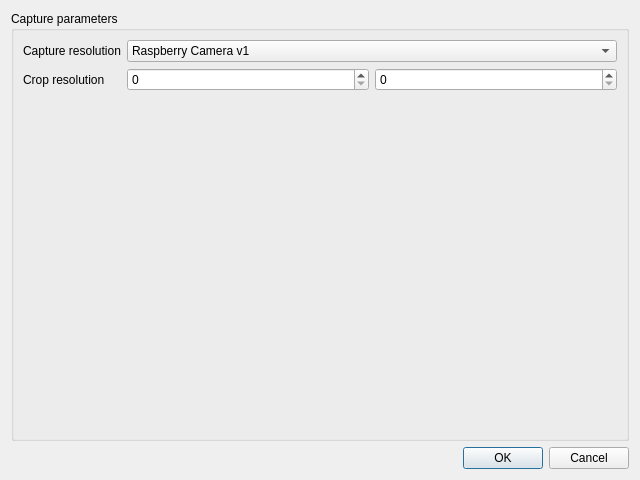
<?xml version="1.0" encoding="UTF-8"?>
<ui version="4.0">
 <class>SettingsDialog</class>
 <widget class="QDialog" name="SettingsDialog">
  <property name="geometry">
   <rect>
    <x>0</x>
    <y>0</y>
    <width>640</width>
    <height>480</height>
   </rect>
  </property>
  <property name="windowTitle">
   <string>Dialog</string>
  </property>
  <layout class="QVBoxLayout" name="verticalLayout">
   <item>
    <widget class="QGroupBox" name="groupBox">
     <property name="title">
      <string>Capture parameters</string>
     </property>
     <layout class="QFormLayout" name="formLayout">
      <item row="0" column="0">
       <widget class="QLabel" name="label">
        <property name="text">
         <string>Capture resolution</string>
        </property>
       </widget>
      </item>
      <item row="0" column="1">
       <widget class="QComboBox" name="captureResolutionBox">
        <item>
         <property name="text">
          <string>Raspberry Camera v1</string>
         </property>
        </item>
        <item>
         <property name="text">
          <string>Raspberry Camera v2</string>
         </property>
        </item>
       </widget>
      </item>
      <item row="1" column="0">
       <widget class="QLabel" name="label_2">
        <property name="text">
         <string>Crop resolution</string>
        </property>
       </widget>
      </item>
      <item row="1" column="1">
       <layout class="QHBoxLayout" name="horizontalLayout">
        <item>
         <widget class="QSpinBox" name="cropResolutionX"/>
        </item>
        <item>
         <widget class="QSpinBox" name="cropResolutionY"/>
        </item>
       </layout>
      </item>
     </layout>
    </widget>
   </item>
   <item>
    <widget class="QDialogButtonBox" name="buttonBox">
     <property name="orientation">
      <enum>Qt::Horizontal</enum>
     </property>
     <property name="standardButtons">
      <set>QDialogButtonBox::Cancel|QDialogButtonBox::Ok</set>
     </property>
    </widget>
   </item>
  </layout>
 </widget>
 <resources/>
 <connections>
  <connection>
   <sender>buttonBox</sender>
   <signal>accepted()</signal>
   <receiver>SettingsDialog</receiver>
   <slot>accept()</slot>
   <hints>
    <hint type="sourcelabel">
     <x>248</x>
     <y>254</y>
    </hint>
    <hint type="destinationlabel">
     <x>157</x>
     <y>274</y>
    </hint>
   </hints>
  </connection>
  <connection>
   <sender>buttonBox</sender>
   <signal>rejected()</signal>
   <receiver>SettingsDialog</receiver>
   <slot>reject()</slot>
   <hints>
    <hint type="sourcelabel">
     <x>316</x>
     <y>260</y>
    </hint>
    <hint type="destinationlabel">
     <x>286</x>
     <y>274</y>
    </hint>
   </hints>
  </connection>
 </connections>
</ui>
